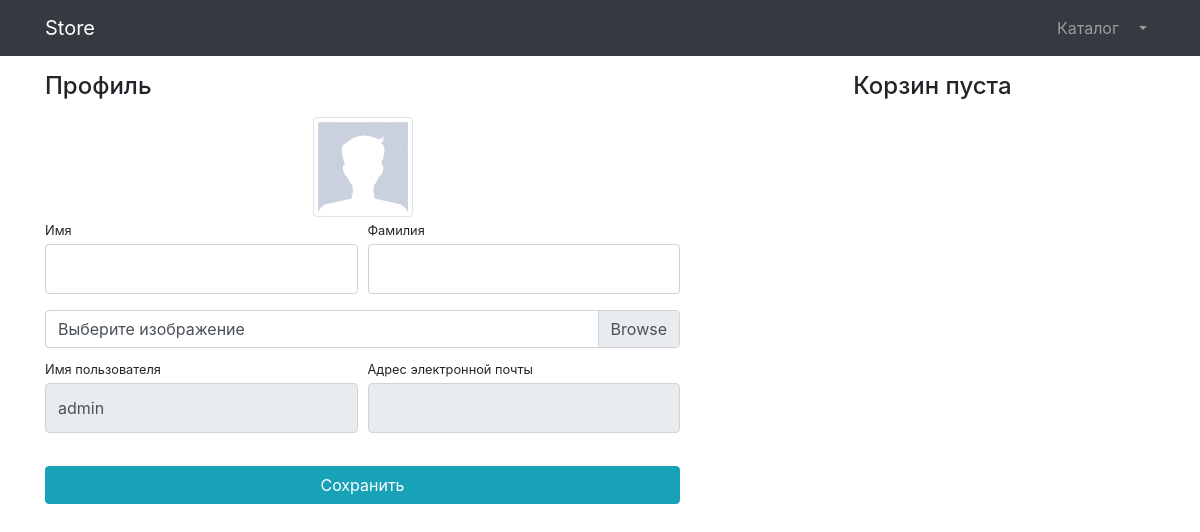
Before: /users/profile/ (signed in) with the older database file.
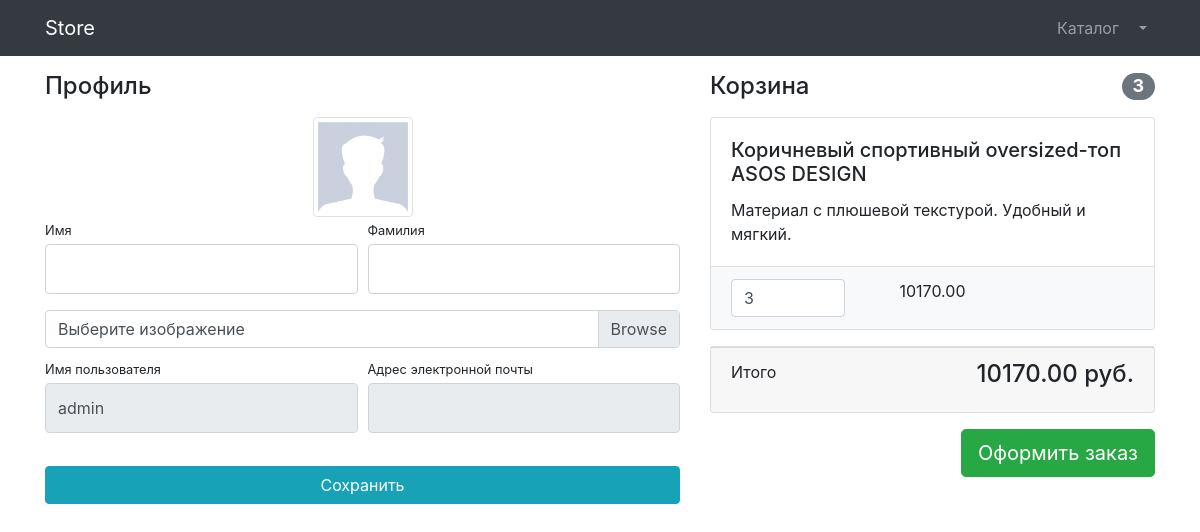
After: the same page with the newer database file.
### products/models.py (models this page shows, shortened)
class Basket(models.Model):
    user = models.ForeignKey(to=User, on_delete=models.PROTECT)
    product = models.ForeignKey(to=Product, on_delete=models.PROTECT)
    quantity = models.PositiveSmallIntegerField(default=0)
    created_timestamp = models.DateTimeField(auto_now_add=True)  # Автоматически заполняется
    objects = BasketQuerySet.as_manager()
    def sum(self):
        return self.product.price * self.quantity

class Product(models.Model):
    name = models.CharField(max_length=256)
    description = models.TextField()
    price = models.DecimalField(max_digits=8, decimal_places=2)
    quantity = models.PositiveIntegerField(default=0)
    image = models.ImageField(upload_to='products_images')
    category = models.ForeignKey(to=ProductCategory, on_delete=models.CASCADE)
    class Meta:
        verbose_name = 'Продукт'
        verbose_name_plural = 'Продукция'

### users/views.py (the view)
# urls.py: path('profile/', profile, name='profile'),
@login_required
def profile(request):
    if request.method == 'POST':
        form = UserProfileForm(instance=request.user, data=request.POST, files=request.FILES)
        if form.is_valid():
            form.save()
            return HttpResponseRedirect(reverse('users:profile'))
    else:
        form = UserProfileForm(instance=request.user)
    context = {
        'title': 'Store - Профиль',
        'form': form,
        'baskets': Basket.objects.filter(user=request.user),
    }
    return render(request, 'users/profile.html', context)

### users/forms.py
class UserProfileForm(UserChangeForm):
    first_name = forms.CharField(widget=forms.TextInput(attrs={'class': 'form-control py-4'}))
    last_name = forms.CharField(widget=forms.TextInput(attrs={'class': 'form-control py-4'}))
    image = forms.ImageField(widget=forms.FileInput(attrs={'class': 'custom-file-input'}), required=False) # не обяз
    username = forms.CharField(widget=forms.TextInput(attrs={'class': 'form-control py-4', 'readonly': True}))
    email = forms.CharField(widget=forms.TextInput(attrs={'class': 'form-control py-4', 'readonly': True}))
    class Meta:
        model = User
        fields = ('first_name', 'last_name', 'image', 'username', 'email')

### products/models.py (called while the page is built)
    def total_sum(self):
        return sum(basket.sum() for basket in self)

    def total_quantity(self):
        return sum(basket.quantity for basket in self)

### users/templates/users/profile.html (shortened to what this page needs)
{% extends 'products/base.html' %}
{% load static %}
{% block css %}
<link href="{% static 'vendor/css/profile.css' %}" rel="stylesheet">
{% endblock %}
{% block content %}
<div class="container">
    <div class="row">
        <div class="col-lg-7">
            <h4 class="mt-3 mb-3">Профиль</h4>
            <div class="col-lg-12 text-center">
                <img width="100" height="100"
                     src="{% if user.image %} {{ users.image.url }} {% else %} {% static 'vendor/img/users/default_avatar.jpg' %} {% endif %}"
                     class="img-thumbnail">
            </div>
            <form action="{% url 'users:profile' %}" method="post" enctype="multipart/form-data">
                <div class="form-row">
                    <div class="col-lg-6">
                        <div class="form-group">
                            <label class="small mb-1" for="{{ form.first_name.id_for_label }}">
                                Имя
                            </label>
                            {{ form.first_name }}
                        </div>
                    </div>
                    <div class="col-lg-6">
                        <div class="form-group">
                            <label class="small mb-1" for="{{ form.last_name.id_for_label }}">
                                Фамилия
                            </label>
                            {{ form.last_name }}
                        </div>
                    </div>
                </div>
                <div class="form-row mb-2">
                    <div class="col-lg-12">
                        <div class="custom-file">
                            <label class="custom-file-label" for="{{ form.image.id_for_label }}">
                                Выберите изображение
                            </label>
                        </div>
                    </div>
                </div>
                <div class="form-row">
                    <div class="col-lg-6">
                        <label class="small mb-1" for="{{ form.last_name.id_for_label }}">
                            Имя пользователя
                        </label>
                        {{ form.username }}
                    </div>
                    <div class="col-lg-6">
                        <label class="small mb-1" for="{{ form.email.id_for_label }}">
                            Адрес электронной почты
                        </label>
                        {{ form.email }}
                    </div>
                </div>
                <div class="form-row">
                    <div class="col-lg-12" style="margin-top: 33px;">
                        <input class="btn btn-info btn-block" type="submit" value="Сохранить">
                    </div>
                </div>
            </form>
        </div>
        <div class="col-lg-5">
            {% include 'products/baskets.html' %}
        </div>
    </div>
</div>
{% endblock %}

### products/templates/products/baskets.html (shortened to what this page needs)
{% if baskets %}
<h4 class="mt-3 mb-3 d-flex justify-content-between align-items-center mb-3">
    Корзина <span class="badge badge-secondary badge-pill">{{ baskets.total_quantity }}</span>
</h4>
{% for basket in baskets %}
<div class="card mb-3">
    <div class="card-body">
        <h5 class="card-title">{{ basket.product.name }} </h5>
        <p class="card-text">{{ basket.product.description }} </p>
    </div>
    <ul class="list-group list-group-flush">
        <li class="list-group-item bg-light">
            <div class="row text-center">
                <div class="col-lg-4">
                    <input name="basketID" type="number" class="form-control"
                           value="{{ basket.quantity }}" min="0">
                </div>
                <div class="col-lg-4">{{ basket.sum }}</div>
                <div class="col-lg-4">
                </div>
            </div>
        </li>
    </ul>
</div>
{% endfor %}
<div class="card mb-3">
    <div class="card-footer">
        <p class="float-left">Итого</p>
        <h4 class="float-right">{{ baskets.total_sum }} руб.</h4>
    </div>
</div>
<a class="btn btn-success btn-lg float-right" href="../orders/order-create.html">
    Оформить заказ
</a>
{% else %}
<h4 class="mt-3 mb-3 text-center">
    Корзин пуста
</h4>
{% endif %}

Changed rows visible on the page:
added Basket: total_quantity "3", product.name "Коричневый спортивный oversized-топ ASOS DESIGN", product.description "Материал с плюшевой текстурой. Удобный и мягкий.", basketID "3", sum "10170.00", total_sum "10170.00"
Other visible differences:
text no longer shown: "Корзин пуста"
text now shown: "Корзина Итого руб. Оформить заказ"
